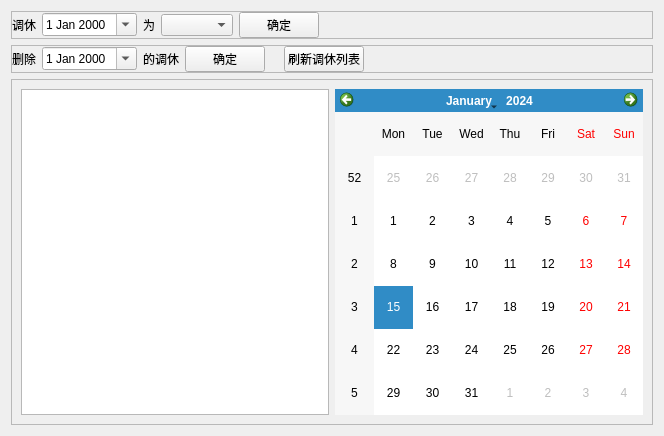
<?xml version="1.0" encoding="UTF-8"?>
<ui version="4.0">
 <class>TimeAdjManager</class>
 <widget class="QWidget" name="TimeAdjManager">
  <property name="geometry">
   <rect>
    <x>0</x>
    <y>0</y>
    <width>664</width>
    <height>436</height>
   </rect>
  </property>
  <property name="windowTitle">
   <string>Form</string>
  </property>
  <layout class="QVBoxLayout" name="verticalLayout">
   <item>
    <widget class="QFrame" name="frame">
     <property name="frameShape">
      <enum>QFrame::StyledPanel</enum>
     </property>
     <property name="frameShadow">
      <enum>QFrame::Raised</enum>
     </property>
     <layout class="QHBoxLayout" name="horizontalLayout">
      <property name="leftMargin">
       <number>0</number>
      </property>
      <property name="topMargin">
       <number>0</number>
      </property>
      <property name="rightMargin">
       <number>0</number>
      </property>
      <property name="bottomMargin">
       <number>0</number>
      </property>
      <item>
       <widget class="QLabel" name="label">
        <property name="text">
         <string>调休</string>
        </property>
       </widget>
      </item>
      <item>
       <widget class="QDateEdit" name="dateEdit_adj">
        <property name="calendarPopup">
         <bool>true</bool>
        </property>
       </widget>
      </item>
      <item>
       <widget class="QLabel" name="label_2">
        <property name="text">
         <string>为</string>
        </property>
       </widget>
      </item>
      <item>
       <widget class="QComboBox" name="comboBox_adj"/>
      </item>
      <item>
       <widget class="QPushButton" name="pushButton_2">
        <property name="text">
         <string>确定</string>
        </property>
       </widget>
      </item>
      <item>
       <widget class="QLabel" name="label_hint">
        <property name="text">
         <string/>
        </property>
       </widget>
      </item>
      <item>
       <spacer name="horizontalSpacer">
        <property name="orientation">
         <enum>Qt::Horizontal</enum>
        </property>
        <property name="sizeHint" stdset="0">
         <size>
          <width>40</width>
          <height>20</height>
         </size>
        </property>
       </spacer>
      </item>
     </layout>
    </widget>
   </item>
   <item>
    <widget class="QFrame" name="frame_2">
     <property name="frameShape">
      <enum>QFrame::StyledPanel</enum>
     </property>
     <property name="frameShadow">
      <enum>QFrame::Raised</enum>
     </property>
     <layout class="QHBoxLayout" name="horizontalLayout_2">
      <property name="leftMargin">
       <number>0</number>
      </property>
      <property name="topMargin">
       <number>0</number>
      </property>
      <property name="rightMargin">
       <number>0</number>
      </property>
      <property name="bottomMargin">
       <number>0</number>
      </property>
      <item>
       <widget class="QLabel" name="label_3">
        <property name="text">
         <string>删除</string>
        </property>
       </widget>
      </item>
      <item>
       <widget class="QDateEdit" name="dateEdit_delete">
        <property name="calendarPopup">
         <bool>true</bool>
        </property>
       </widget>
      </item>
      <item>
       <widget class="QLabel" name="label_4">
        <property name="text">
         <string>的调休</string>
        </property>
       </widget>
      </item>
      <item>
       <widget class="QPushButton" name="pushButton_3">
        <property name="text">
         <string>确定</string>
        </property>
       </widget>
      </item>
      <item>
       <widget class="QLabel" name="label_hint_delete">
        <property name="text">
         <string/>
        </property>
       </widget>
      </item>
      <item>
       <widget class="QPushButton" name="pushButton_4">
        <property name="text">
         <string>刷新调休列表</string>
        </property>
       </widget>
      </item>
      <item>
       <spacer name="horizontalSpacer_2">
        <property name="orientation">
         <enum>Qt::Horizontal</enum>
        </property>
        <property name="sizeHint" stdset="0">
         <size>
          <width>40</width>
          <height>20</height>
         </size>
        </property>
       </spacer>
      </item>
     </layout>
    </widget>
   </item>
   <item>
    <widget class="QFrame" name="frame_3">
     <property name="frameShape">
      <enum>QFrame::StyledPanel</enum>
     </property>
     <property name="frameShadow">
      <enum>QFrame::Raised</enum>
     </property>
     <layout class="QHBoxLayout" name="horizontalLayout_3">
      <item>
       <widget class="QTableView" name="tableView"/>
      </item>
      <item>
       <widget class="QCalendarWidget" name="calendarWidget"/>
      </item>
     </layout>
    </widget>
   </item>
  </layout>
 </widget>
 <resources/>
 <connections/>
</ui>
